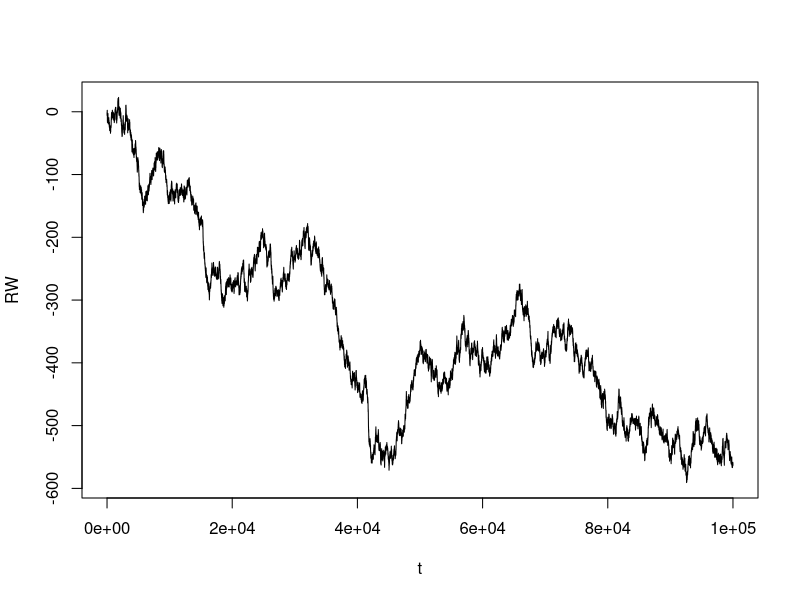
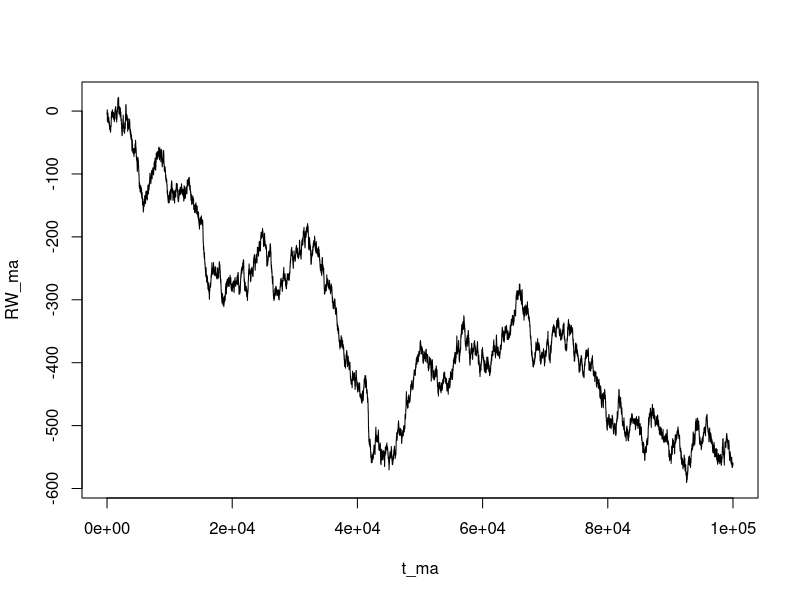

Generate these figures, in order, with R:
# Moving Average
# is a symmetrical MA unbiased

library(forecast)

# generate random walk
n <- 100000 # convergance only becomes clear with many observations
t <- seq(1,n, by = 1)
WN <- rnorm(n) # white noise
RW <- cumsum(WN) # random walk without drift

# plot the random walk
plot(t, RW, type = 'l')

# moving average of order 3
RW_ma <- ma(RW, 3)

# discard NA values
RW_ma <- RW_ma[!is.na(RW_ma)]

# plot MA
t_ma <- seq(1, length(RW_ma), by = 1)
plot(t_ma, RW_ma, type = 'l')

# check to see if the means converge
mean(RW)
mean(RW_ma)

?sd
cov(RW_ma, RW_ma)
var(RW_ma)

cov(WN, WN) # covariance of white noise is 1 because index is the same
cov(WN[1:(length(WN)-1)], WN[(1+1):length(WN)]) # covariance is 0 when index is different

cov(RW, RW) # covariance of random walk is not 1 because they are not independent

